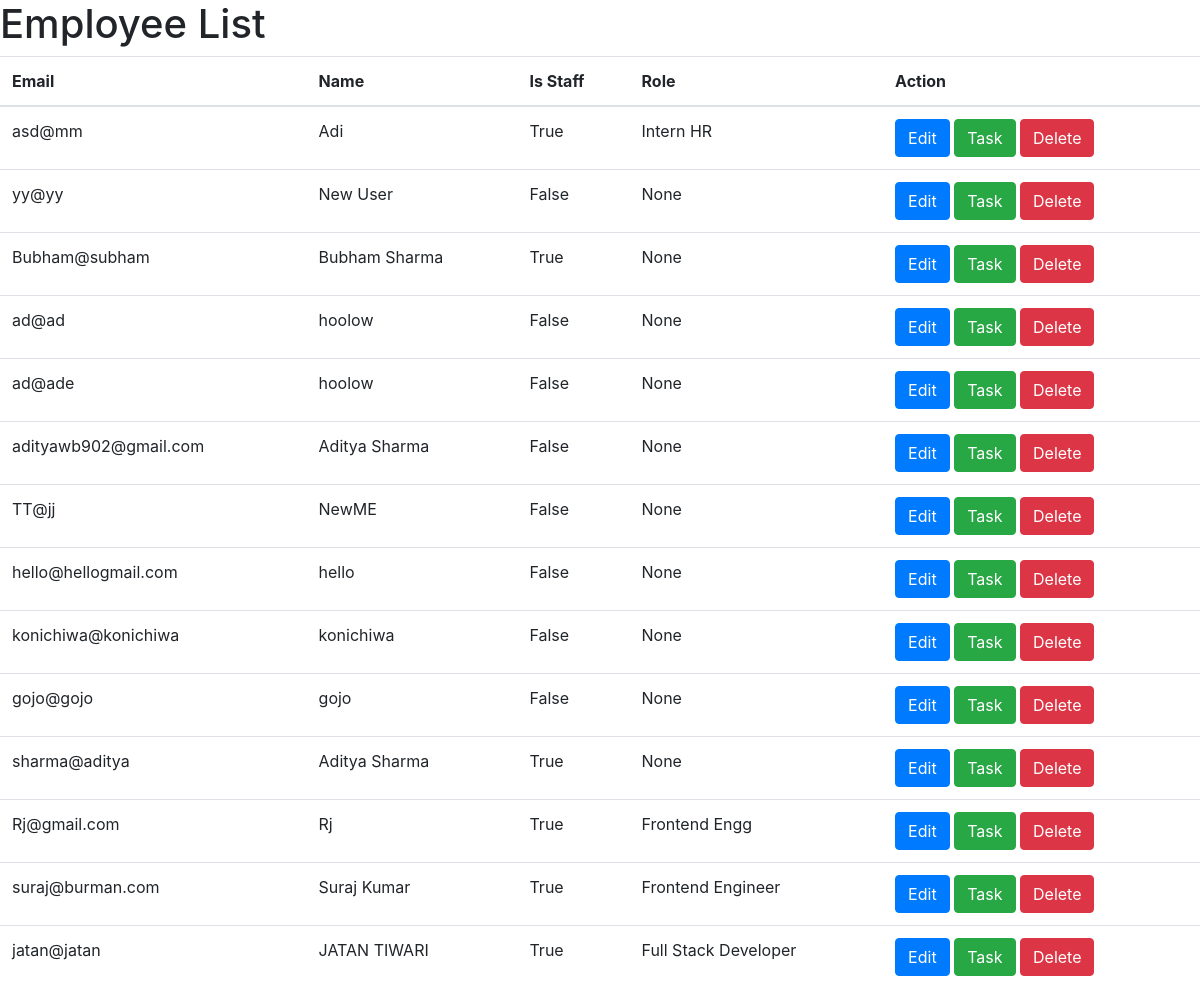
/admin_dashboard/, run on the app's committed database.
### empsys/models.py (models this page shows, shortened)
class Emp(AbstractBaseUser, PermissionsMixin):
    email = models.EmailField(unique=True)
    name = models.CharField(max_length=255)
    phone = models.CharField(max_length=15)
    password = models.CharField(max_length=200)
    cpassword = models.CharField(max_length=200)
    last_login = models.DateTimeField(null=True, blank=True)
    is_active = models.BooleanField(default=True)
    is_staff = models.BooleanField(default=False)
    address = models.TextField(null=True, blank=True)
    state = models.CharField(max_length=100, null=True, blank=True)
    country = models.CharField(max_length=100, null=True, blank=True)
    role = models.CharField(max_length=100, null=True, blank=True)
    image = models.ImageField(upload_to='profile_images', default='profile_images/default.png')
    objects = EmpManager()
    USERNAME_FIELD = 'email'
    REQUIRED_FIELDS = ['name', 'phone']
    groups = models.ManyToManyField(
        'auth.Group',
        blank=True,
        related_name='emp_set',  # Change 'emp_set' to a name that makes sense for your project
    )
    user_permissions = models.ManyToManyField(
        'auth.Permission',
        blank=True,
        related_name='emp_set_permissions',  # Change 'emp_set_permissions' to a name that makes sense for your project
    )

### empsys/views.py (the view, shortened to what this page needs)
# urls.py: path('admin_dashboard/', views.admin_dashboard, name='admin_dashboard'),
def admin_dashboard(request):
    employees = Emp.objects.all()
    context = {
        'employees': employees
    }
    return render(request, 'admin_dashboard.html', context)

### template/admin_dashboard.html (shortened to what this page needs)
<!DOCTYPE html>
<html>
<head>
    <link rel="stylesheet" href="https://maxcdn.bootstrapcdn.com/bootstrap/4.5.2/css/bootstrap.min.css">
</head>
<body>
    <h1>Employee List</h1>
    <table class="table">
        <thead>
            <tr>
                <th>Email</th>
                <th>Name</th>
                <th>Is Staff</th>
                <th>Role</th>
                <th>Action</th>
            </tr>
        </thead>
        <tbody>
            {% for employee in employees %}
            <tr>
                <td>{{ employee.email }}</td>
                <td>{{ employee.name }}</td>
                <td>{{ employee.is_staff }}</td>
                <td>{{ employee.role }}</td>
                <td>
                    <button type="button" class="btn btn-primary" data-toggle="modal"
                        data-target="#editModal{{ employee.id }}">
                        Edit
                    </button>
                    <button type="button" class="btn btn-success" id="taskButton{{ employee.id }}" data-toggle="modal"
                        data-target="#taskModal{{ employee.id }}">
                        Task
                    </button>
                    <form method="post" style="display: inline;">
                        <button type="submit" class="btn btn-danger">Delete</button>
                    </form>
                </td>
            </tr>
            {% endfor %}
        </tbody>
    </table>
</body>
</html>

### data on the page
Emp: email "asd@mm", name "Adi", is_staff "True", role "Intern HR"
Emp: email "yy@yy", name "New User", is_staff "False", role "None"
Emp: email "Bubham@subham", name "Bubham Sharma", is_staff "True", role "None"
Emp: email "ad@ad", name "hoolow", is_staff "False", role "None"
Emp: email "ad@ade", name "hoolow", is_staff "False", role "None"
Emp: email "adityawb902@gmail.com", name "Aditya Sharma", is_staff "False", role "None"
Emp: email "TT@jj", name "NewME", is_staff "False", role "None"
Emp: email "hello@hellogmail.com", name "hello", is_staff "False", role "None"
Emp: email "konichiwa@konichiwa", name "konichiwa", is_staff "False", role "None"
Emp: email "gojo@gojo", name "gojo", is_staff "False", role "None"
Emp: email "sharma@aditya", name "Aditya Sharma", is_staff "True", role "None"
Emp: email "Rj@gmail.com", name "Rj", is_staff "True", role "Frontend Engg"
Emp: email "suraj@burman.com", name "Suraj Kumar", is_staff "True", role "Frontend Engineer"
Emp: email "jatan@jatan", name "JATAN TIWARI", is_staff "True", role "Full Stack Developer"
